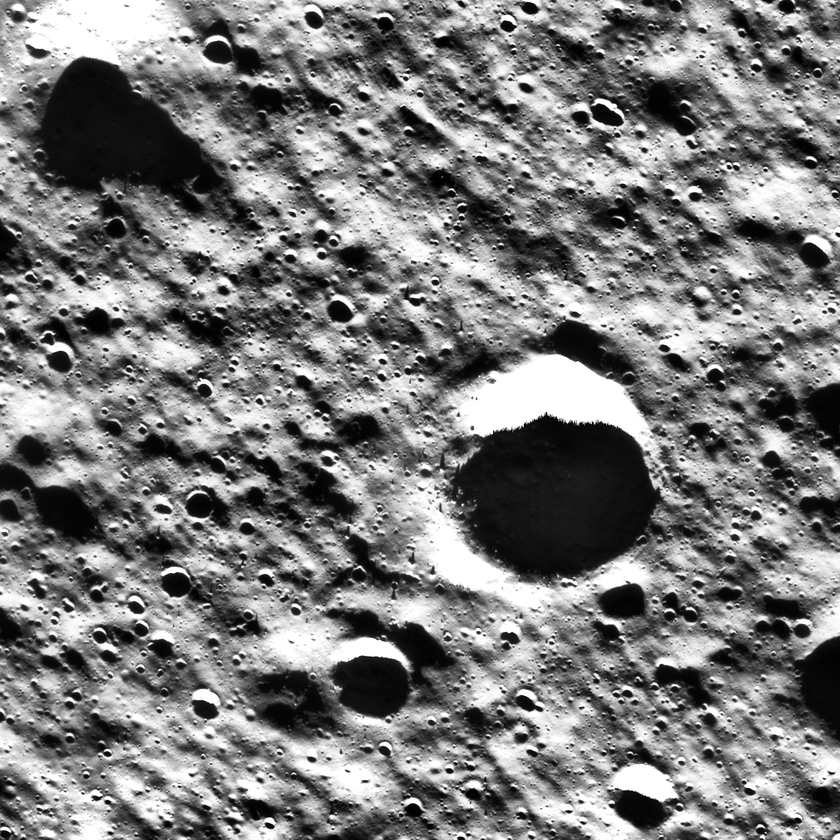
#> input picture backend/outputs/preprocessed_source.png, 840 x 840 px, shrunk from 2048 x 2048 before the run
$ python test_features.py
#> lines starting #> are read from the running program, lines starting #| are printed output that depends on the picture
### backend/app/registration/features.py
import cv2
import numpy as np


def detect_sift_features(image: np.ndarray):
    """
    Detect SIFT keypoints and compute descriptors.

    Args:
        image: Grayscale/preprocessed image.

    Returns:
        keypoints: List of SIFT keypoints.
        descriptors: SIFT descriptor array.
    """

    sift = cv2.SIFT_create()

    keypoints, descriptors = sift.detectAndCompute(
        image,
        None
    )

    if descriptors is None or len(keypoints) == 0:
        raise RuntimeError("No SIFT features detected.")

    return keypoints, descriptors

### backend/app/test_features.py
import cv2

from registration.features import detect_sift_features


image_path = "../outputs/preprocessed_source.png"
output_path = "../outputs/sift_keypoints.png"


# Load as grayscale
image = cv2.imread(
    image_path,
    cv2.IMREAD_GRAYSCALE
)
#> image is the input picture: shape (840, 840); min 0, max 255, mean 123.9

if image is None:
    raise FileNotFoundError(
        f"Could not load image: {image_path}"
    )


print("✅ Preprocessed OHRC image loaded")
print("Image shape:", image.shape)
#| Image shape: (840, 840)
print("Image dtype:", image.dtype)
#| Image dtype: uint8


# Detect SIFT features
keypoints, descriptors = detect_sift_features(image)
#> in detect_sift_features, `keypoints, descriptors = sift.detectAndCompute( image, None )`: keypoints = 10402 keypoints; strongest (x, y, size): (449, 771, 3.9), (569, 812, 2.7), (583, 823, 2.6), (116, 309, 3.1)


print("✅ SIFT feature detection successful")
print("Number of keypoints:", len(keypoints))
#| Number of keypoints: 10402
print("Descriptor shape:", descriptors.shape)
#| Descriptor shape: (10402, 128)


# Draw keypoints for visualization
visualization = cv2.drawKeypoints(
    image,
    keypoints,
    None,
    flags=cv2.DRAW_MATCHES_FLAGS_DRAW_RICH_KEYPOINTS
)
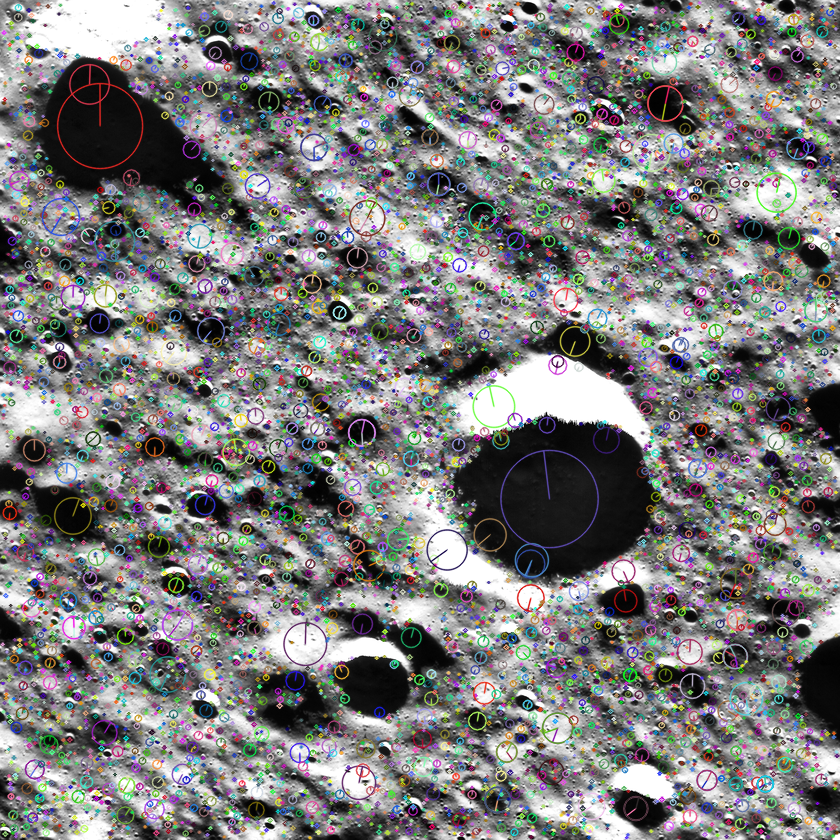
#> visualization: shape (840, 840, 3); mean of channels 0, 1, 2 124.1, 124.2, 124.5; drawn as B, G, R


# Save visualization
success = cv2.imwrite(
    output_path,
    visualization
)

if not success:
    raise RuntimeError(
        "❌ Failed to save SIFT visualization."
    )


print("✅ SIFT visualization saved to:", output_path)


# Print first 10 keypoints
print("\nFirst 10 keypoints:")

for i, keypoint in enumerate(keypoints[:10]):

    x, y = keypoint.pt

    print(
        f"{i + 1}: "
        f"x={x:.2f}, "
        f"y={y:.2f}, "
        f"size={keypoint.size:.2f}, "
        f"angle={keypoint.angle:.2f}"
    )
#> this loop made 10 passes
#> (keypoint, x, y) on passes 1 to 10: (keypoint at (2.3, 643.8), size 2.6, 2.27, 643.8), (keypoint at (2.3, 358.6), size 1.9, 2.32, 358.6), (keypoint at (2.4, 682.6), size 1.9, 2.43, 682.6), (keypoint at (2.4, 682.6), size 1.9, 2.43, 682.6), (keypoint at (2.9, 711.4), size 2.3, 2.85, 711.4), (keypoint at (2.9, 417.5), size 2.1, 2.89, 417.5), (keypoint at (3, 680), size 1.9, 3, 680), (keypoint at (3, 680), size 1.9, 3, 680), (keypoint at (3, 221), size 1.9, 3, 221), (keypoint at (3, 824.5), size 2.9, 3.03, 824.5)
#| 1: x=2.27, y=643.79, size=2.57, angle=112.93
#| 2: x=2.32, y=358.59, size=1.88, angle=277.41
#| 3: x=2.43, y=682.60, size=1.95, angle=94.74
#| 4: x=2.43, y=682.60, size=1.95, angle=287.95
#| 5: x=2.85, y=711.35, size=2.29, angle=299.47
#| 6: x=2.89, y=417.50, size=2.08, angle=89.97
#| 7: x=3.00, y=679.96, size=1.87, angle=128.64
#| 8: x=3.00, y=679.96, size=1.87, angle=289.42
#> (further printed lines are left out)

$ run again, with backend/data/input/source_crop.png copied over backend/outputs/preprocessed_source.png
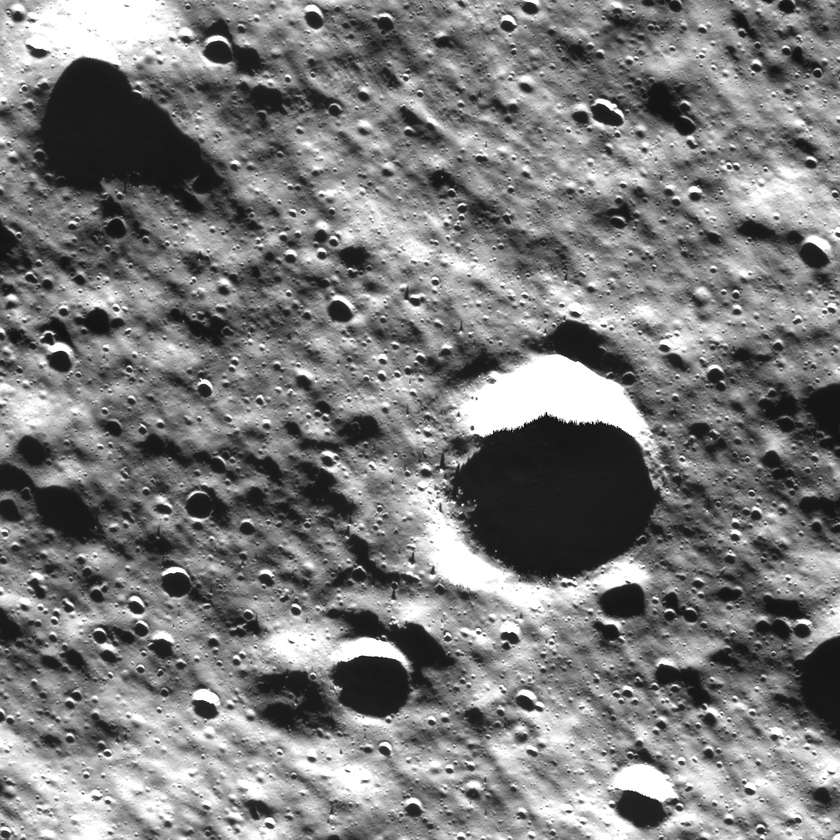
#> input picture backend/data/input/source_crop.png, 840 x 840 px, shrunk from 2048 x 2048 before the run
#> image is the input picture: shape (840, 840); min 0, max 255, mean 123.7
#| Image shape: (840, 840)
#| Image dtype: uint8
#> in detect_sift_features, `keypoints, descriptors = sift.detectAndCompute( image, None )`: keypoints = 9267 keypoints; strongest (x, y, size): (472, 428, 2.7), (636, 808, 23.6), (269, 826, 4.3), (478, 633, 2.4)
#| Number of keypoints: 9267
#| Descriptor shape: (9267, 128)
#> `visualization = cv2.drawKeypoints( image, keypoints, None, flags=cv2.D..`:
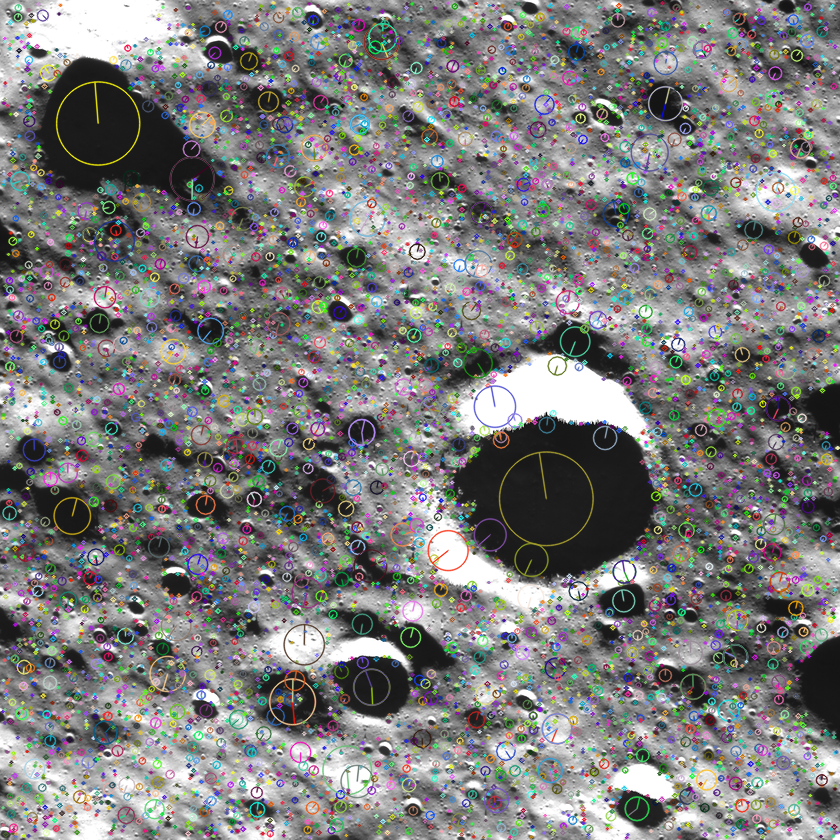
#> visualization: shape (840, 840, 3); mean of channels 0, 1, 2 123.9, 124.4, 124.3; drawn as B, G, R
#> the loop `for i, keypoint in enumerate(keypoints[:10]): ` made 10 passes
#> (keypoint, x, y) on passes 1 to 8: (keypoint at (2.4, 682.6), size 1.9, 2.4, 682.6), (keypoint at (2.4, 682.6), size 1.9, 2.4, 682.6), (keypoint at (2.5, 711), size 2.2, 2.49, 711), (keypoint at (2.5, 711), size 2.2, 2.49, 711), (keypoint at (2.6, 807.3), size 1.8, 2.56, 807.3), (keypoint at (2.7, 824.5), size 2.5, 2.73, 824.5), (keypoint at (2.9, 417.6), size 2.1, 2.9, 417.6), (keypoint at (3, 680), size 1.9, 2.99, 680)
#> (printed output is left out)
